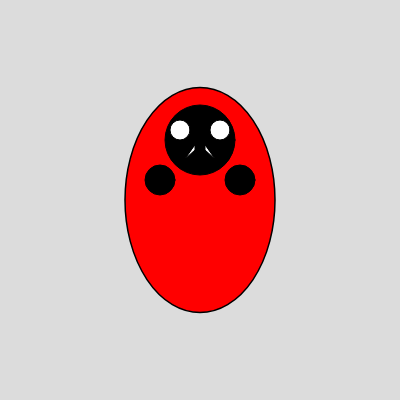
Frame 1 (no input)
Frame 60 (no input): identical to frame 1, image omitted
Frame 120 (the mouse pressed at the canvas centre since frame 60): identical to frame 1, image omitted

The p5.js sketch that drew this single still picture (run headless with seeded random() and noise() and a simulated clock; from frame 60 on, the mouse is pressed at the canvas centre):

// p5.js sketch
// ── sketch.js
function setup() {
  createCanvas(400, 400);
}

function draw() {
  background(220);
  
  // Draw alien body
  push();
  translate(width / 2, height / 2);
  scale(1.5);
  fill(255, 0, 0); // Red body
  ellipse(0, 0, 100, 150);
  pop();
  
  // Draw alien head
  push();
  translate(width / 2, height / 2 - 60);
  fill(0); // Black head
  ellipse(0, 0, 70, 70);
  
  // Draw alien eyes
  fill(255); // White eyes
  ellipse(-20, -10, 20, 20); // Left eye
  ellipse(20, -10, 20, 20); // Right eye
  
  // Draw fangs
  fill(255); // White fangs
  triangle(-15, 19, -5, 10, -5, 5); // Left fang
  triangle(15, 19, 5, 10, 5, 5); // Right fang
  
  // Draw hands
  fill(0); // Black hands
  ellipse(-40, 40, 30, 30); // Left hand
  ellipse(40, 40, 30, 30); // Right hand
  pop();
}
